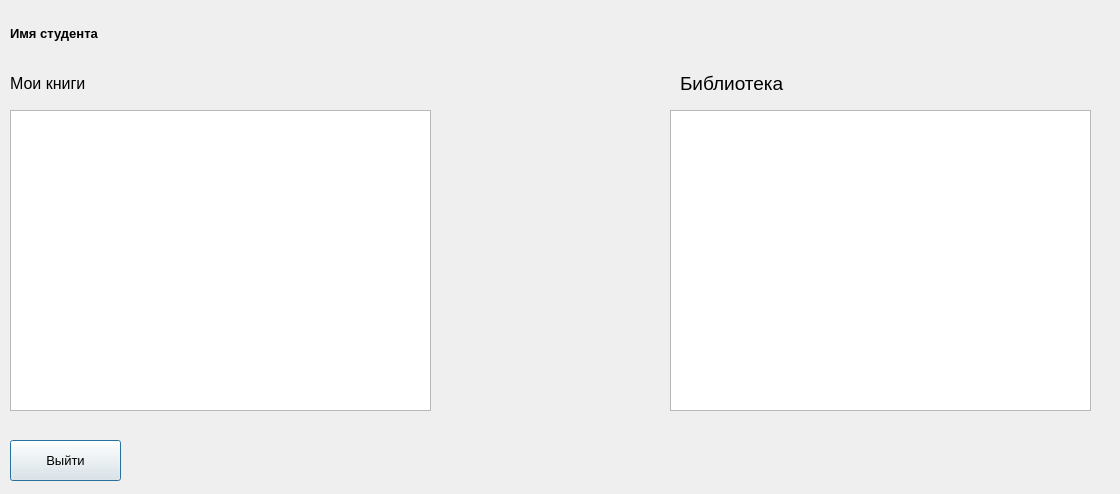
<?xml version="1.0" encoding="UTF-8"?>
<ui version="4.0">
 <class>Studentform</class>
 <widget class="QDialog" name="Studentform">
  <property name="geometry">
   <rect>
    <x>0</x>
    <y>0</y>
    <width>1120</width>
    <height>494</height>
   </rect>
  </property>
  <property name="windowTitle">
   <string>Студент</string>
  </property>
  <widget class="QLabel" name="NameStudent">
   <property name="geometry">
    <rect>
     <x>10</x>
     <y>20</y>
     <width>401</width>
     <height>28</height>
    </rect>
   </property>
   <property name="frameShape">
    <enum>QFrame::NoFrame</enum>
   </property>
   <property name="frameShadow">
    <enum>QFrame::Plain</enum>
   </property>
   <property name="text">
    <string>&lt;html&gt;&lt;head/&gt;&lt;body&gt;&lt;p&gt;&lt;span style=&quot; font-size:10pt; font-weight:600;&quot;&gt;Имя студента&lt;/span&gt;&lt;/p&gt;&lt;/body&gt;&lt;/html&gt;</string>
   </property>
   <property name="textFormat">
    <enum>Qt::AutoText</enum>
   </property>
  </widget>
  <widget class="QPushButton" name="Vihod">
   <property name="geometry">
    <rect>
     <x>10</x>
     <y>440</y>
     <width>111</width>
     <height>41</height>
    </rect>
   </property>
   <property name="font">
    <font>
     <pointsize>10</pointsize>
    </font>
   </property>
   <property name="text">
    <string>Выйти</string>
   </property>
  </widget>
  <widget class="QListWidget" name="BiblListWidget">
   <property name="geometry">
    <rect>
     <x>670</x>
     <y>110</y>
     <width>421</width>
     <height>301</height>
    </rect>
   </property>
  </widget>
  <widget class="QLabel" name="label_2">
   <property name="geometry">
    <rect>
     <x>10</x>
     <y>70</y>
     <width>401</width>
     <height>28</height>
    </rect>
   </property>
   <property name="text">
    <string>&lt;html&gt;&lt;head/&gt;&lt;body&gt;&lt;p&gt;&lt;span style=&quot; font-size:12pt;&quot;&gt;Мои книги&lt;/span&gt;&lt;/p&gt;&lt;/body&gt;&lt;/html&gt;</string>
   </property>
  </widget>
  <widget class="QLabel" name="label_3">
   <property name="geometry">
    <rect>
     <x>680</x>
     <y>70</y>
     <width>141</width>
     <height>28</height>
    </rect>
   </property>
   <property name="text">
    <string>&lt;html&gt;&lt;head/&gt;&lt;body&gt;&lt;p&gt;&lt;span style=&quot; font-size:14pt;&quot;&gt;Библиотека&lt;/span&gt;&lt;/p&gt;&lt;/body&gt;&lt;/html&gt;</string>
   </property>
  </widget>
  <widget class="QListWidget" name="BookListWidget">
   <property name="geometry">
    <rect>
     <x>10</x>
     <y>110</y>
     <width>421</width>
     <height>301</height>
    </rect>
   </property>
  </widget>
 </widget>
 <resources/>
 <connections/>
</ui>
